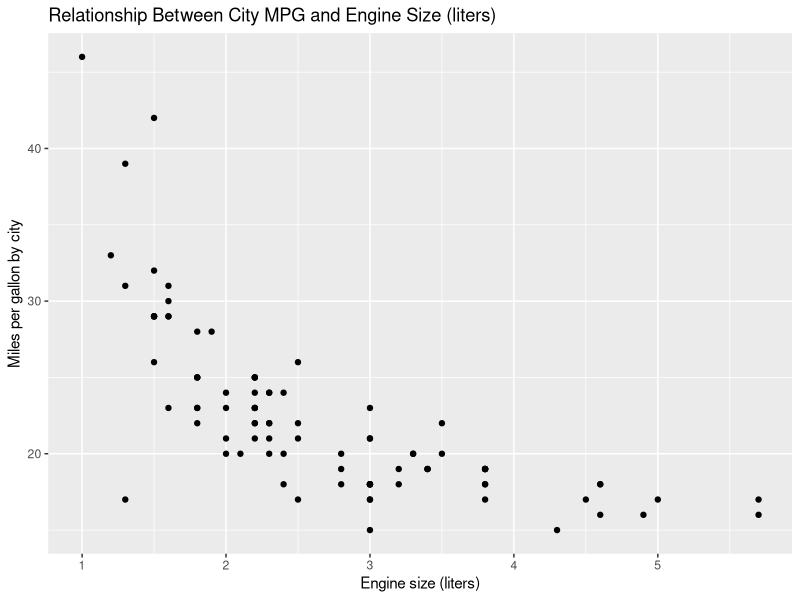
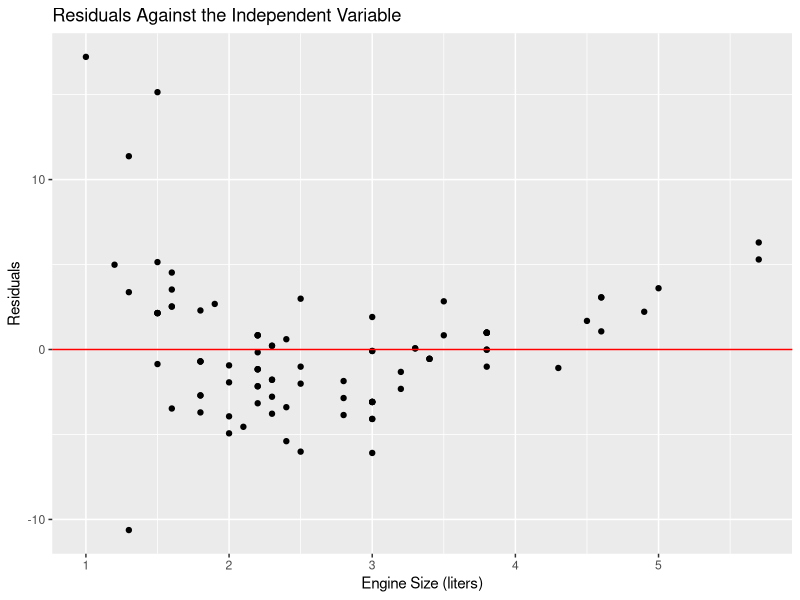
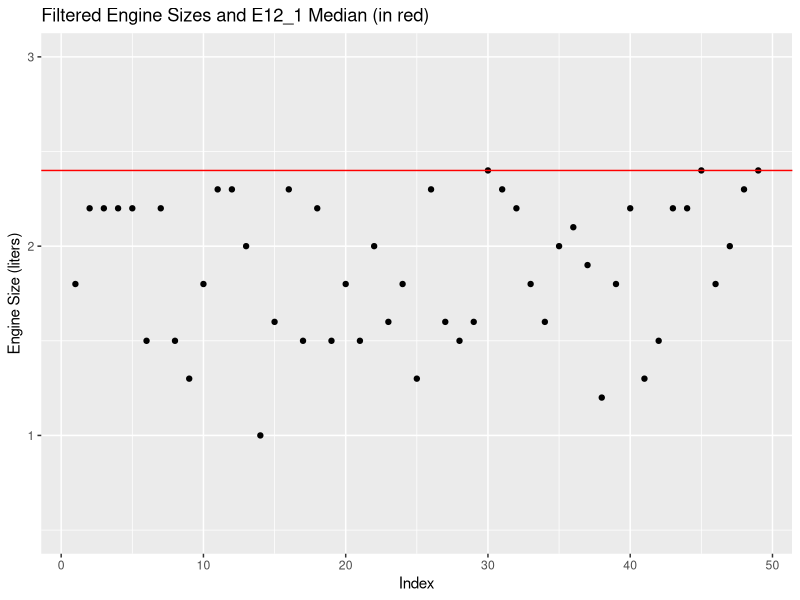
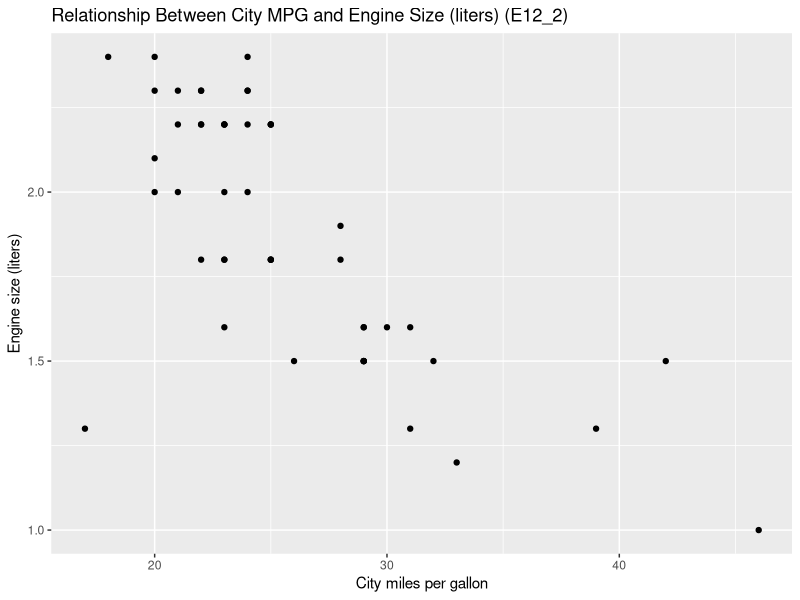
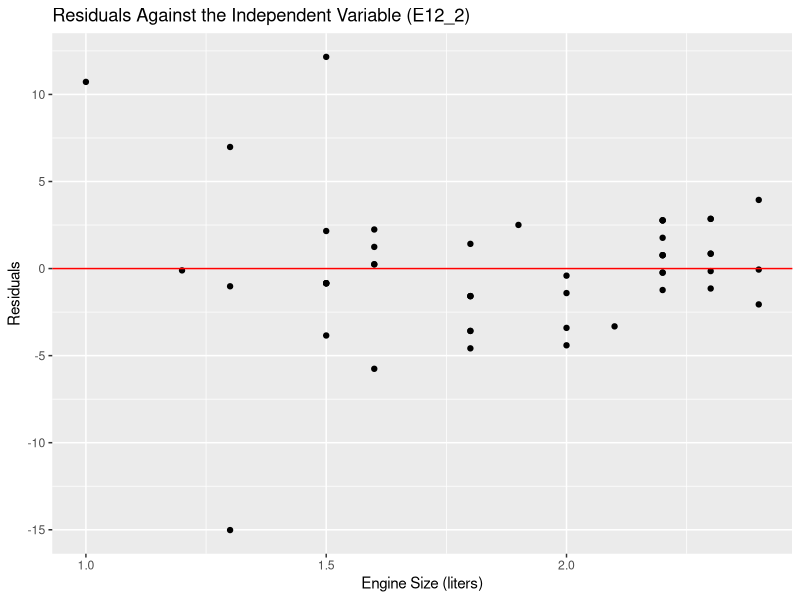
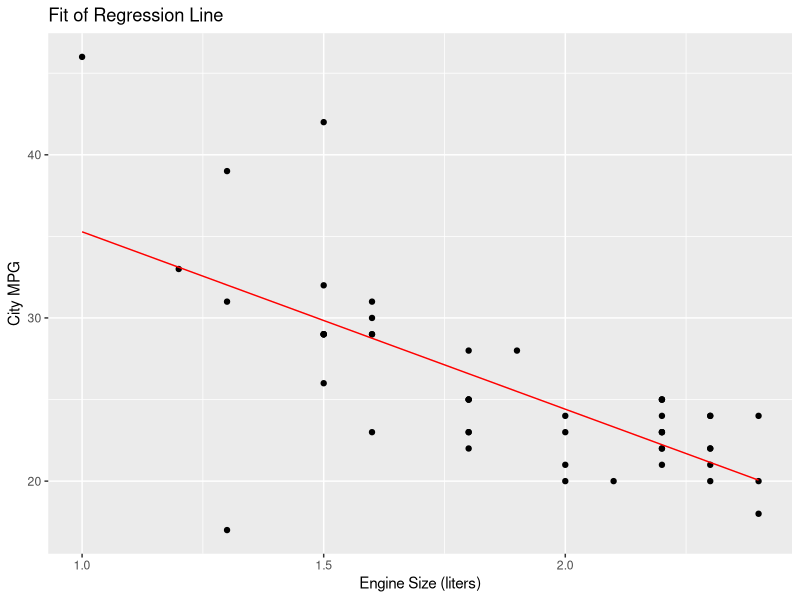
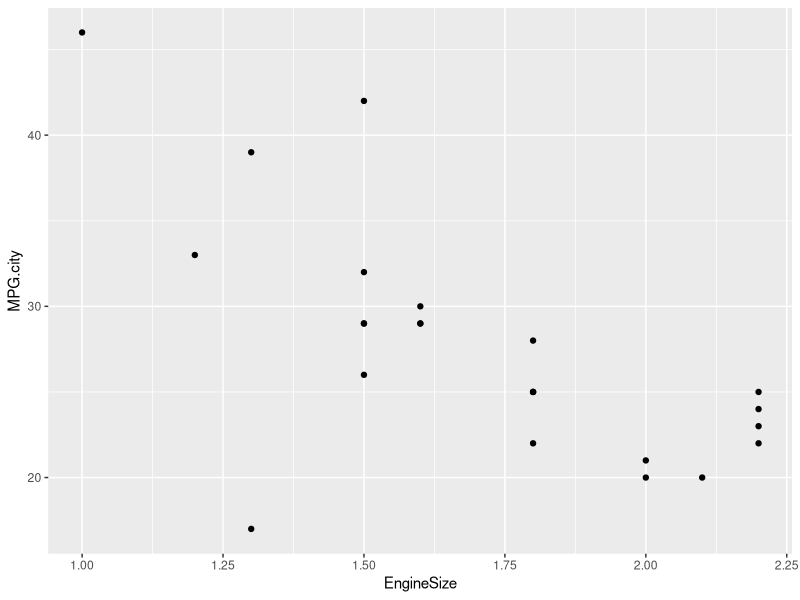
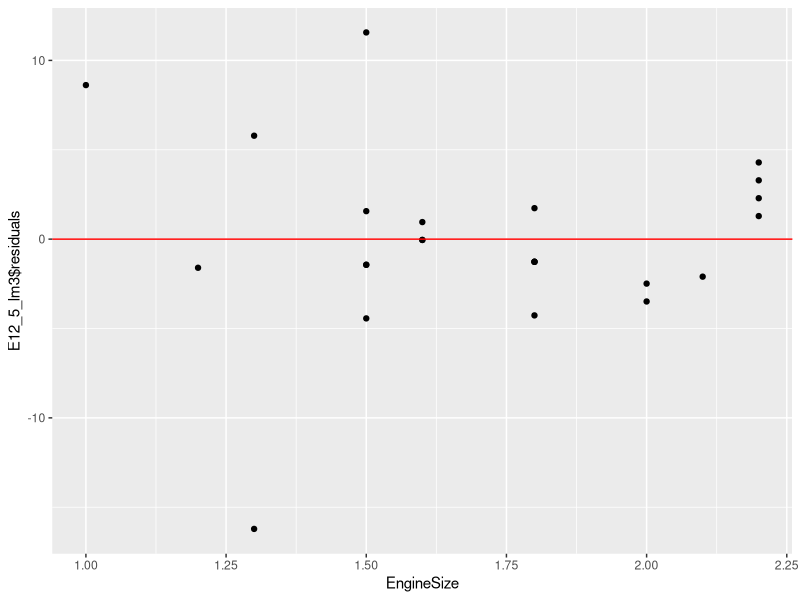

Reproduce these figures in R, in order.
# https://study.sagepub.com/stinerock/student-resources/exercises/chapter-12-simple-linear-regression

#1. Import the Cars93 data into the object named E12_1. What are the variable names? 
#How many observations are included? Find (1) the minimum and maximum values,
#(2) the median and mean, (3) the first and third quartiles, and 
#(4) the standard deviation of the two variables, MPG.city and EngineSize. 
#Comment on your initial findings.

library(MASS)

E12_1 <- Cars93
names(E12_1)
dim(E12_1)
summary(E12_1)
sd(E12_1$MPG.city)
sd(E12_1$EngineSize)

#2. Do MPG.city and EngineSize appear related in any systematic way? Comment.

library(ggplot2)

ggplot(E12_1, aes(y=MPG.city, x=EngineSize)) +
  geom_point() +
  labs(y="Miles per gallon by city", x="Engine size (liters)", title="Relationship Between City MPG and Engine Size (liters)")
        
# Yes, as EngineSize decreases, MPG.city seems to increase

#3. Make and inspect a residual plot. Does the pattern of points 
#reveal anything that might cause us to question the assumptions 
#underlying the appropriate usage of regression analysis to 
#explore the relationship between MPG.city and EngineSize?

ES_MPG_lm <- lm(MPG.city~EngineSize, data=E12_1)
summary(ES_MPG_lm)

resid(ES_MPG_lm)
ES_MPG_lm$residuals # Same as above

ggplot(data=E12_1 ,aes(x=EngineSize, y=ES_MPG_lm$residuals)) +
  geom_point() +
  labs(x="Engine Size (liters)", y="Residuals", title="Residuals Against the Independent Variable") +
  geom_hline(yintercept=0, col="red")

# The plot shows that the residuals do not follow the regression assumptions for
# too high or too low values of the engine size (the residual is far from 0 and
#moves away from the pattern)

#4. There are several possible methods for managing the problem of 
#nonlinear relationships among variables, such as what we have 
#encountered in this case. One of theapproaches involves transforming 
#the variables-by way of logarithms, exponents, etc.-in such a way 
#that they are forced to be more linearly related. (This class of 
#methods, sometimes referred to as GLM or general linear model, is 
#not covered in this book.) Another procedure requires including 
#additional variables into the multiple regression model (the focus 
#of Chapter 13). Instead, the approach we employ here involves 
#subsetting the data according to some specification-such as, subset-
#ting the data in a way that includes, for example, only vehicles 
#manufactured in the US or all vehicles that have smaller engines 
#(i.e., fewer liters of displacement). The expectation (or hope) is 
#that, by subsetting, the resulting data may meet the assumptions 
#behind the appropriate application of regression analysis. As a 
#first step, subset the data stored in object E12_1 in a way that 
#excludes all vehicles with EngineSize greater than the median. 
#(See Comment 4 under the first exercise above.) Name this new object 
#E12_2. Check to make sure that E12_2 conforms to this requirement. 
#How many observations remain in the new object? List the first 3 
#observations; list the last 3 observations. If necessary, review 
#the third point of the Chapter 2 Appendix, "Can We Extract A Data 
#Subset From A Larger Data Set?"

library(dplyr)

median(E12_1$EngineSize)
E12_2 <- filter(E12_1, EngineSize <= median(EngineSize))

# Check if E12_2 are not higher than the median EngineSize of E12_1
ggplot(data=E12_2, aes(x=seq_along(EngineSize),y=EngineSize)) +
  geom_point() +
  geom_hline(yintercept=median(E12_1$EngineSize), col="red") +
  ylim(0.5, 3) +
  labs(x="Index", y="Engine Size (liters)", title="Filtered Engine Sizes and E12_1 Median (in red)")

dim(E12_2) # 49 obs. remain

# First 3
E12_2[1:3,] # OR
head(E12_2,3)
# Last 3
E12_2[47:49,] # OR
tail(E12_2, 3)

# 5. For E12_2, do MPG.city and EngineSize appear related in a systematic way?

ggplot(E12_2, aes(x=MPG.city, y=EngineSize)) +
  geom_point() +
  labs(x="City miles per gallon", y="Engine size (liters)", title="Relationship Between City MPG and Engine Size (liters) (E12_2)")

#6. Make and inspect a residual plot. Does the pattern of points appear 
#more linearly arranged than they did in the earlier exercise when the 
#data included vehicles with large engines as well as those with a smaller one?

ES_MPG_lm2 <- lm(MPG.city~EngineSize, data=E12_2)
summary(ES_MPG_lm2)

resid(ES_MPG_lm2)
ES_MPG_lm2$residuals # Same as above

ggplot(data=E12_2,aes(x=EngineSize, y=ES_MPG_lm2$residuals)) +
  geom_point() +
  labs(x="Engine Size (liters)", y="Residuals", title="Residuals Against the Independent Variable (E12_2)") +
  geom_hline(yintercept=0, col="red")

# Apart from early outliers, this residual plot seem to show that the filtered data
# complies better with our regression assumptions, since values are closer to 0
# and seem to have a pattern

#7. As part of making the residual plot in the preceding exercise,
#we used the lm() function to create the model object slr2. 
#This is an important step in residual analysis because the model 
#object (slr2) includes all the important information associated 
#with the particular regression problem at hand, including the 
#estimated regression equation itself. What is the estimated regression equation?

ES_MPG_lm2 # MPG.city = 46.15 - 10.87EngineSize

# 8. Find the 95 and 99 percent confidence interval estimates of the 
#regression coefficient b1. Describe what these con dence intervals mean.

confint(ES_MPG_lm2, level=0.95) # The interval has 95% chance of containing the correct bi
confint(ES_MPG_lm2, level=0.99) # The interval has 99% chance of containing the correct bi

# 9. What does the estimated regression equation tell us?

# It tells us that for an increase of 1 liter in engine size, we should expect
# the city MPG to decrease by 10.87. The intercept does not mean anything to us
# in this particular case because a car can't drive with no engines

# 10. What is the strength of association between the two variables, 
#MPG.city and Engine Size? Find the coefficient of determination r2 
#using the following expression for r2 (do not use the summary() 
#function to unpack the regression statistics; we will use it later). 
#This exercise provides another opportunity to hone your coding skills. 

summary(ES_MPG_lm2) #r2 = 0.5051

# Manually
# Find the total sum of squares, ss_y.
ss_y <- sum((E12_2$MPG.city - mean(E12_2$MPG.city)) ^ 2)
# Find the residual sum of squares, ss_res.
ss_res <- sum((resid(ES_MPG_lm2)) ^ 2)
# Find the coefficient of determination.
(ss_y - ss_res) / ss_y

# 11. What does the coefficient of determination r2 reveal about 
#the regression model?

# The r2 of .5051 means that the independent variable (EngineSize) can explain
#50.51% of the variation in the dependent variable (MPG.city). In other words,
#the r2 represents the explanatory power of the independent variable on the
#dependent variable.

# 12. What is the t value of the coefficient b1 on the independent 
#variable EngineSize?

summary(ES_MPG_lm2) # t-value = -6.927

# 13. What is the p-value of t = ???6.926538?

summary(ES_MPG_lm2) # 1.056e-08

# 15. Use the regression equation to find the predicted values of MPG.city 
#for the following values of EngineSize (liters of displacement): 
#1.25, 1.50, 1.75, 2.00, 2.25.

# Regression equation => MPG.city = 46.15 - 10.87EngineSize

size_new <- data.frame(EngineSize <- c(1.25, 1.50, 1.75, 2.00, 2.25))

predict(ES_MPG_lm2, size_new)

## OR

reg_eq <- function(EngineSize){
  MPG <- 46.15 - 10.87*EngineSize
  print(MPG)
}

# 1.25
reg_eq(1.25) # 32.5625
# 1.50
reg_eq(1.50) # 29.845
#1.75
reg_eq(1.75) # 27.1275
#2
reg_eq(2) #24.41
#2.25
reg_eq(2.25) #21.6925

# 16. What are the predicted values of MPG.city that were used to 
#calibrate the estimated regression equation y = 46.15-10.87x? 
#Import those predicted values into an object named mileage predicted 
#and list the rst and last three elements.

mileage_predicted <- fitted(ES_MPG_lm2)
head(mileage_predicted,3)
tail(mileage_predicted,3)

# 17. Add the mileage predicted object (created in the preceding exercise) 
#to E12_2, and name the resulting object E12_3. List the first and last 
#four elements. Find the correlation of the actual and predicted variables;
#that is, the correlation of MPG.city and mileage predicted. Once you have 
#calculated the correlation, square it (i.e., raise it to the second power). 
#Does the squared correlation coefficient look familiar?

# Create new data frame with added column
E12_3 <- mutate(E12_2, mileage_predicted = mileage_predicted)
head(E12_3,4)
tail(E12_3,4)

cor(E12_3$MPG.city,E12_3$mileage_predicted)
cor(E12_3$MPG.city,E12_3$mileage_predicted)^2
# The correlation squared equals the original r2 value

# 18. Create a scatterplot with MPG.city on the vertical axis, 
#Engine Size on the horizontal axis. Add labels to both axes as 
#well as a main title. Finally, using the abline() function, add 
#a regression line to the scatterplot.

ggplot(E12_3, aes(x=EngineSize,y=MPG.city)) +
  geom_point() +
  geom_line(color='red', aes(x=EngineSize,y=mileage_predicted)) +
  labs(x="Engine Size (liters)", y="City MPG", title="Fit of Regression Line")

# 19. For additional practice structuring our data before analyzing it, 
#we now subset E12_1 by Origin. For this exercise: (1) create a new 
#object from the original data set, E12_1, that includes only vehicles 
#of non-USA origin (thus excluding all vehicles of USA origin) and name 
#it E12_4; (2) find the median EngineSize of non-USA vehicles, and 
#(3) create a new object, named E12_5, that includes only (a) those 
#vehicles having EngineSize less than or equal to the median and only 
#(b) the two variables, MPG.city and EngineSize. In other words, 
#subset the original data set, E12_1, to include only the two variables, 
#MPG.city and EngineSize, and only those vehicles that are of non-USA 
#origin and that feature engines with displacement (in liters) at or 
#below the median for the relevant category. Just to make sure E12_5 
#"looks" as it should, run a few of the same functions that were used 
#in Exercise 1.

# == non-USA
E12_4 <- filter(E12_1, Origin == "non-USA")

median_ES4 <- median(E12_4$EngineSize) #2.2

E12_5 <- filter(E12_4, EngineSize <= median_ES4)
max(E12_5$EngineSize) #2.2

# 20. For the category of vehicles of non-USA origin, do the two variables,
#MPG.city and EngineSize, seem to be related in a systematic way? If so, how?

ggplot(E12_5, aes(x=EngineSize,y=MPG.city)) +
  geom_point()
# They seem to have an inverse relationship with some outliers

# 21. Make and inspect a residual plot. Does the pattern of 
#points reveal any reason why we should not use regression to 
#analyze these data? Are there any radical departures from the 
#assumptions underlying the appropriate usage of this methodology?

E12_5_lm3 <- lm(MPG.city~EngineSize,data = E12_5)

ggplot(E12_5, aes(x=EngineSize,y=E12_5_lm3$residuals)) +
  geom_point() +
  geom_hline(yintercept=0, color="red")
# There seem to be some outliers which depart from our assumptions
#The 3 outliers all have an EngineSize of less than 1.5. For
#vehicles with EngineSize higher than 1.5, the residuals seem to
#be constant. Therefore, the violations are not radical and
# we don't have a reason to drop our model

# 22. What is the estimated regression equation?

E12_5_lm3 # MPG.city = 51.27 - 13.89EngineSize

# 23. Find the 75 and 90 percent confidence interval estimates of 
#the regression coefficient b1. How should we interpret the 
#meaning of these confidence interval estimates?

confint(E12_5_lm3, level=0.75) # The confidence has 75% chance of containing the correct bi
confint(E12_5_lm3, level=0.9) # The confidence has 90% chance of containing the correct bi

# 24. What does the estimated regression equation tell us?

# That with an increase of 1 liters in EngineSize, MPG.city
#tends to decrease by 13.89.

# 25. What is the strength of association between the two 
#variables, MPG.city and Engine Size? Find the coefficient 
#of determination r2

summary(E12_5_lm3) # r2 = 0.455

# 26. What does the coefficient of determination r2 tell us 
#about the regression model?

# The r2 tells us that 45.5% of the change in MPG.city is 
#explained by the independent variable EngineSize

# 27. What is the t value of the coefficient b1 on the independent
#variable EngineSize? 

summary(E12_5_lm3) # t-value = -4.286

# 28. What is the p-value of t = -4.286051?

summary(E12_5_lm3) # p-value = 3e-04

# 30. Use the estimated regression equation to nd the predicted 
#values of MPG.city for the following values of EngineSize 
#(liters of displacement): 1.25, 1.50, 1.75, 2.00, 2.25.

# Regression equation => MPG.city = 51.27 - 13.89EngineSize

size_new <- data.frame(EngineSize <- c(1.25, 1.50, 1.75, 2.00, 2.25))

predict(E12_5_lm3, size_new)

#### OR

reg_eq2 <- function(EngineSize){
  MPG <- 51.27 - 13.89*EngineSize
  print(MPG)
}

# 1.25
reg_eq2(1.25) # 33.9075
# 1.50
reg_eq2(1.50) # 30.435
#1.75
reg_eq2(1.75) # 26.9625
#2
reg_eq2(2) #23.49
#2.25
reg_eq2(2.25) #20.0175

# 31. What are the predicted values of MPG.city that were used to 
#calibrate the estimated regression equation  y= 51.274-13.892x? 
#Import those predicted values into an object named mileage 
#predicted and list the first and last three elements.

mileage_predicted2 <- fitted(E12_5_lm3)

# 32. Add the mileage predicted object (created in the preceding 
#exercise) to E12_5, and name the resulting object E12_6. List 
#the first and last four elements. Find the correlation of the 
#actual and predicted variables; that is, the correlation of 
#MPG.city and mileage predicted. Once you have the correlation, 
#square it (i.e., raise it to the second power). Comment on the 
#square of the correlation. What is it?

E12_6 <- mutate(E12_5, mileage_predicted = mileage_predicted2)
head(E12_6,4)
tail(E12_6,4)

cor(E12_6$MPG.city, E12_6$mileage_predicted)
cor(E12_6$MPG.city, E12_6$mileage_predicted)^2
# This corresponds to the r2 of our linear model, meaning the
#explanatory power of the independent variable in the dependent
#variable

# 33. Create a scatterplot with MPG.city on the vertical axis, 
#Engine Size on the horizontal axis. Add labels to both axes as 
#well as a main title; set blue as the color of the points. 
#Finally, using the abline() function, add a regression line to 
#the scatterplot.

ggplot(E12_6, aes(x=EngineSize, y=MPG.city)) +
  geom_point(col="blue") +
  geom_line(aes(x=EngineSize, y=mileage_predicted)) +
  labs(x="Engine Size (liters)", y="City miles per gallon", title="Results VS Regression Line")
  




